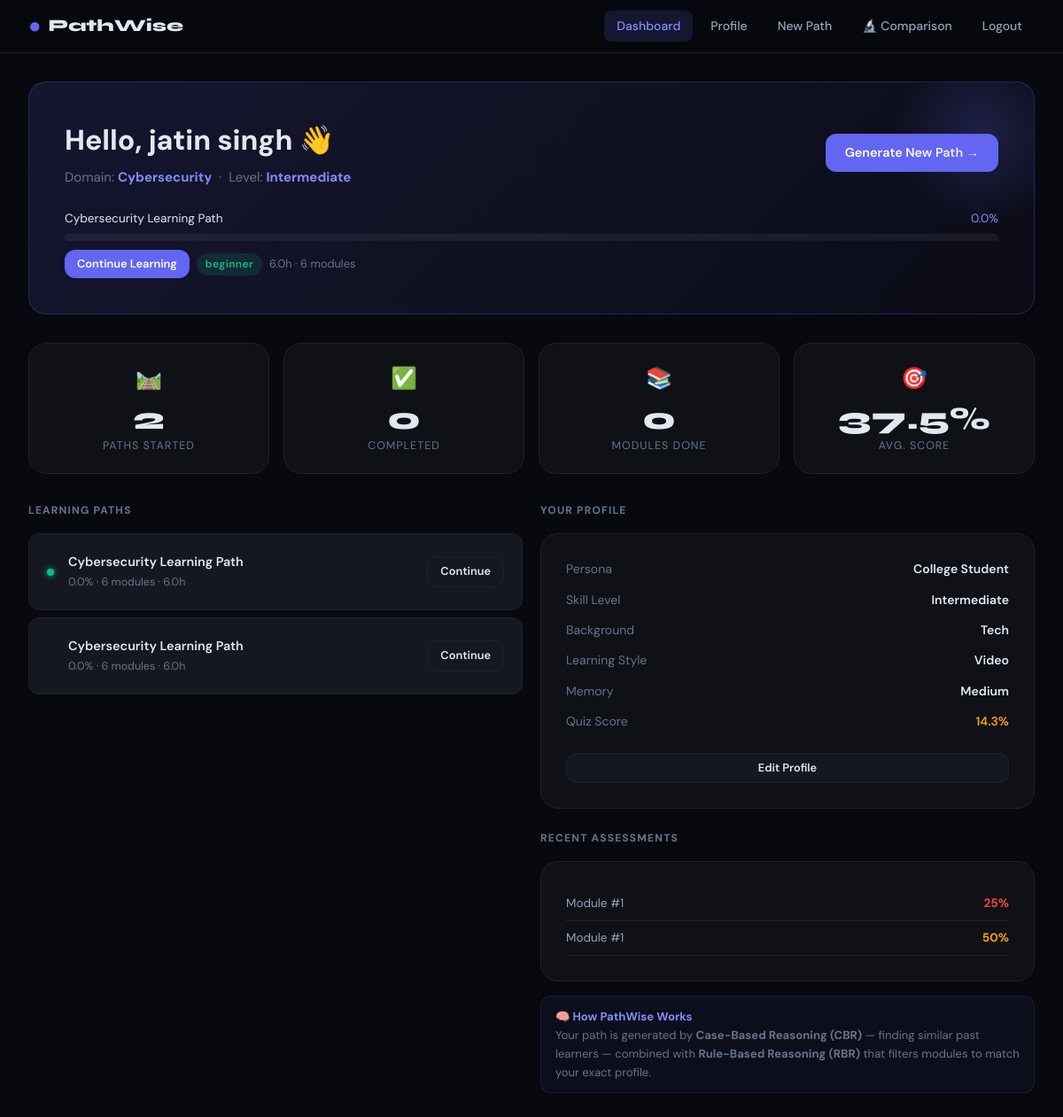
The app's page /dashboard (signed in) with its own data.
### models/user.py (models this page shows, shortened)
class User(UserMixin, db.Model):
    __tablename__ = 'users'
    id          = db.Column(db.Integer, primary_key=True)
    username    = db.Column(db.String(80),  unique=True, nullable=False)
    email       = db.Column(db.String(120), unique=True, nullable=False)
    password_hash = db.Column(db.String(256), nullable=False)
    full_name   = db.Column(db.String(150), nullable=True)
    created_at  = db.Column(db.DateTime, default=datetime.utcnow)
    last_login  = db.Column(db.DateTime, nullable=True)
    is_active   = db.Column(db.Boolean, default=True)
    profile       = db.relationship('LearnerProfile', backref='user', uselist=False, cascade='all, delete-orphan')
    learning_paths = db.relationship('LearningPath', backref='user', lazy=True, cascade='all, delete-orphan')

### models/profile.py (models this page shows, shortened)
class LearnerProfile(db.Model):
    __tablename__ = 'learner_profiles'
    id              = db.Column(db.Integer, primary_key=True)
    user_id         = db.Column(db.Integer, db.ForeignKey('users.id'), nullable=False, unique=True)
    persona         = db.Column(db.String(50),  nullable=False)   # college_student, professional, job_seeker, explorer
    learning_goal   = db.Column(db.Text,         nullable=False)   # Free-text goal
    goal_domain     = db.Column(db.String(100),  nullable=True)    # Classified domain (e.g., cybersecurity)
    skill_level     = db.Column(db.String(30),   nullable=False)   # beginner, intermediate, expert
    background      = db.Column(db.String(30),   nullable=False)   # tech, non_tech
    memory_capacity = db.Column(db.String(20),   nullable=False)   # short, medium, long
    learning_style  = db.Column(db.String(30),   nullable=False)   # theory, video, labs, project, mixed
    goal_embedding_json = db.Column(db.Text, nullable=True)        # BERT embedding stored as JSON
    quiz_score          = db.Column(db.Float, nullable=True)       # 0–100 score from quiz
    prior_knowledge     = db.Column(db.String(20), nullable=True)  # beginner/intermediate (from quiz)
    created_at = db.Column(db.DateTime, default=datetime.utcnow)
    updated_at = db.Column(db.DateTime, default=datetime.utcnow, onupdate=datetime.utcnow)
    SKILL_ORDINAL   = {'beginner': 0, 'intermediate': 1, 'expert': 2}
    MEMORY_ORDINAL  = {'short': 0, 'medium': 1, 'long': 2}
    STYLE_ORDINAL   = {'theory': 0, 'video': 1, 'labs': 2, 'project': 3, 'mixed': 4}
    PERSONA_ORDINAL = {'explorer': 0, 'college_student': 1, 'job_seeker': 2, 'professional': 3}

### models/learning_path.py (models this page shows, shortened)
class LearningPath(db.Model):
    __tablename__ = 'learning_paths'
    id              = db.Column(db.Integer, primary_key=True)
    user_id         = db.Column(db.Integer, db.ForeignKey('users.id'), nullable=False)
    title           = db.Column(db.String(300), nullable=False)
    domain          = db.Column(db.String(100), nullable=True)
    description     = db.Column(db.Text,        nullable=True)
    total_modules   = db.Column(db.Integer,     default=0)
    estimated_hours = db.Column(db.Float,       default=0.0)
    difficulty      = db.Column(db.String(30),  nullable=True)
    cbr_cases_used_json  = db.Column(db.Text, nullable=True)   # IDs of similar cases used
    cbr_similarity_json  = db.Column(db.Text, nullable=True)   # Similarity scores
    rbr_rules_applied_json = db.Column(db.Text, nullable=True) # Rules that were applied
    status          = db.Column(db.String(30), default='active')  # active, completed, abandoned
    is_current      = db.Column(db.Boolean,    default=True)
    completed_at    = db.Column(db.DateTime,   nullable=True)
    certificate_path = db.Column(db.String(500), nullable=True)
    created_at      = db.Column(db.DateTime,   default=datetime.utcnow)
    path_modules = db.relationship(
        'LearningPathModule', backref='learning_path',
        lazy=True, order_by='LearningPathModule.order_index',
        cascade='all, delete-orphan'
    )
    progress = db.relationship('Progress', backref='learning_path', lazy=True, cascade='all, delete-orphan')
    def get_completion_percentage(self) -> float:
        if not self.path_modules:
            return 0.0
        completed = sum(1 for pm in self.path_modules if pm.is_completed)
        return round((completed / len(self.path_modules)) * 100, 1)

class LearningPathModule(db.Model):
    __tablename__ = 'learning_path_modules'
    id              = db.Column(db.Integer, primary_key=True)
    learning_path_id = db.Column(db.Integer, db.ForeignKey('learning_paths.id'), nullable=False)
    module_id       = db.Column(db.Integer, db.ForeignKey('modules.id'), nullable=False)
    order_index     = db.Column(db.Integer, default=0)
    is_completed    = db.Column(db.Boolean, default=False)
    is_locked       = db.Column(db.Boolean, default=False)   # Locked until previous completed
    completed_at    = db.Column(db.DateTime, nullable=True)
    assessment_score = db.Column(db.Float,   nullable=True)   # Post-module quiz score
    module = db.relationship('Module', backref='path_entries', lazy=True)

### models/progress.py (models this page shows, shortened)
class ModuleAssessment(db.Model):
    __tablename__ = 'module_assessments'
    id                   = db.Column(db.Integer, primary_key=True)
    user_id              = db.Column(db.Integer, db.ForeignKey('users.id'), nullable=False)
    module_id            = db.Column(db.Integer, db.ForeignKey('modules.id'), nullable=False)
    learning_path_id     = db.Column(db.Integer, db.ForeignKey('learning_paths.id'), nullable=False)
    score                = db.Column(db.Float, nullable=False)         # 0–100
    answers_json         = db.Column(db.Text, nullable=True)           # User's answers
    time_taken_sec       = db.Column(db.Integer, nullable=True)
    passed               = db.Column(db.Boolean, default=False)
    attempt_number       = db.Column(db.Integer, default=1)
    completed_at         = db.Column(db.DateTime, default=datetime.utcnow)

### routes/dashboard.py (the view)
@dashboard_bp.route('/dashboard')
@login_required
def home():
    profile = current_user.profile
    active_path = LearningPath.query.filter_by(
        user_id=current_user.id, is_current=True
    ).first()
    all_paths = LearningPath.query.filter_by(user_id=current_user.id).order_by(
        LearningPath.created_at.desc()
    ).all()
    progress = None
    if active_path:
        progress = Progress.query.filter_by(
            user_id=current_user.id,
            learning_path_id=active_path.id
        ).first()
    recent_assessments = ModuleAssessment.query.filter_by(
        user_id=current_user.id
    ).order_by(ModuleAssessment.completed_at.desc()).limit(5).all()
    stats = {
        'paths_started': len(all_paths),
        'paths_completed': sum(1 for p in all_paths if p.status == 'completed'),
        'avg_score': 0,
        'total_modules_done': sum(p.modules_completed for p in
                                  [Progress.query.filter_by(user_id=current_user.id,
                                   learning_path_id=p.id).first()
                                   for p in all_paths] if p),
    }
    if recent_assessments:
        stats['avg_score'] = round(
            sum(a.score for a in recent_assessments) / len(recent_assessments), 1
        )
    return render_template('dashboard/home.html',
                           profile=profile,
                           active_path=active_path,
                           all_paths=all_paths,
                           progress=progress,
                           stats=stats,
                           recent_assessments=recent_assessments)

### templates/dashboard/home.html (shortened to what this page needs)
{% extends "base.html" %}
{% block content %}
<div class="main">
  <div class="welcome-banner">
    <div class="flex-between">
      <div>
        <div class="welcome-name">Hello, {{ current_user.full_name or current_user.username }} 👋</div>
        <div class="welcome-sub">
          {% if profile %}
            Domain: <strong style="color:var(--accent2);">{{ profile.goal_domain.replace('_',' ').title() if profile.goal_domain else 'Not set' }}</strong>
            &nbsp;·&nbsp; Level: <strong style="color:var(--accent2);">{{ profile.skill_level.title() if profile.skill_level else 'Not set' }}</strong>
          {% else %}
            Complete your profile to get started
          {% endif %}
        </div>
      </div>
      <div style="text-align:right;">
        {% if not profile %}
        <a href="{{ url_for('profile.create_profile') }}" class="btn btn-primary">Set up Profile →</a>
        {% elif profile.quiz_score is none %}
        <a href="{{ url_for('profile.quiz') }}" class="btn btn-primary">Take Quiz →</a>
        {% else %}
        <a href="{{ url_for('learning_path.generate') }}" class="btn btn-primary">Generate New Path →</a>
        {% endif %}
      </div>
    </div>
    {% if active_path %}
    <div class="path-progress-wrap">
      <div class="path-progress-label">
        <span>{{ active_path.title }}</span>
        <span style="color:var(--accent2);">{{ active_path.get_completion_percentage() }}%</span>
      </div>
      <div class="path-progress-bar-wrap">
      </div>
      <div style="margin-top:10px;display:flex;gap:8px;">
        <a href="{{ url_for('learning_path.view_path', path_id=active_path.id) }}" class="btn btn-sm btn-primary">
          Continue Learning
        </a>
        <span class="badge badge-{{ active_path.difficulty or 'intermediate' }}" style="align-self:center;">
          {{ active_path.difficulty or 'intermediate' }}
        </span>
        <span style="font-size:0.8rem;color:var(--text-muted);align-self:center;">
          {{ active_path.estimated_hours }}h · {{ active_path.total_modules }} modules
        </span>
      </div>
    </div>
    {% endif %}
  </div>
  <div class="stat-grid">
    <div class="card stat-card-item">
      <div class="stat-icon">🛤️</div>
      <div class="stat-value">{{ stats.paths_started }}</div>
      <div class="stat-label">Paths Started</div>
    </div>
    <div class="card stat-card-item">
      <div class="stat-icon">✅</div>
      <div class="stat-value">{{ stats.paths_completed }}</div>
      <div class="stat-label">Completed</div>
    </div>
    <div class="card stat-card-item">
      <div class="stat-icon">📚</div>
      <div class="stat-value">{{ stats.total_modules_done }}</div>
      <div class="stat-label">Modules Done</div>
    </div>
    <div class="card stat-card-item">
      <div class="stat-icon">🎯</div>
      <div class="stat-value">{{ stats.avg_score }}%</div>
      <div class="stat-label">Avg. Score</div>
    </div>
  </div>
  <div class="grid-2" style="align-items:start;">
    <div>
      <div class="section-label">Learning Paths</div>
      {% if all_paths %}
        {% for path in all_paths[:5] %}
        <div class="path-card">
          <div class="path-status-dot {{ path.status }}"></div>
          <div style="flex:1;min-width:0;">
            <div style="font-weight:600;font-size:0.9rem;white-space:nowrap;overflow:hidden;text-overflow:ellipsis;">
              {{ path.title }}
            </div>
            <div style="font-size:0.78rem;color:var(--text-muted);margin-top:2px;">
              {{ path.get_completion_percentage() }}% · {{ path.total_modules }} modules · {{ path.estimated_hours }}h
            </div>
          </div>
          <a href="{{ url_for('learning_path.view_path', path_id=path.id) }}" class="btn btn-sm btn-secondary">
            {{ 'View' if path.status == 'completed' else 'Continue' }}
          </a>
        </div>
        {% endfor %}
      {% endif %}
    </div>
    <div>
      {% if profile %}
      <div class="section-label">Your Profile</div>
      <div class="card mb-3">
        <div style="display:flex;flex-direction:column;gap:12px;">
          {% set profile_items = [
            ('Persona', profile.persona.replace('_',' ').title()),
            ('Skill Level', profile.skill_level.title()),
            ('Background', profile.background.replace('_',' ').title()),
            ('Learning Style', profile.learning_style.title()),
            ('Memory', profile.memory_capacity.title()),
          ] %}
          {% for label, value in profile_items %}
          <div style="display:flex;justify-content:space-between;align-items:center;font-size:0.875rem;">
            <span style="color:var(--text-muted);">{{ label }}</span>
            <span style="font-weight:600;">{{ value }}</span>
          </div>
          {% endfor %}
          {% if profile.quiz_score is not none %}
          <div style="display:flex;justify-content:space-between;align-items:center;font-size:0.875rem;">
            <span style="color:var(--text-muted);">Quiz Score</span>
            <span style="font-weight:600;color:{% if profile.quiz_score >= 50 %}var(--success){% else %}var(--warning){% endif %};">
              {{ profile.quiz_score }}%
            </span>
          </div>
          {% endif %}
        </div>
        <a href="{{ url_for('profile.create_profile') }}" class="btn btn-secondary btn-full btn-sm mt-3">Edit Profile</a>
      </div>
      {% endif %}
      {% if recent_assessments %}
      <div class="section-label">Recent Assessments</div>
      <div class="card">
        {% for a in recent_assessments %}
        <div style="display:flex;justify-content:space-between;align-items:center;padding:8px 0;border-bottom:1px solid var(--border);font-size:0.85rem;">
          <span style="color:var(--text-dim);">Module #{{ a.module_id }}</span>
          <span style="font-weight:700;color:{% if a.score >= 70 %}var(--success){% elif a.score >= 50 %}var(--warning){% else %}var(--error){% endif %};">
            {{ a.score|round|int }}%
          </span>
        </div>
        {% endfor %}
      </div>
      {% endif %}
      <div class="cbr-info mt-3">
        <strong style="color:var(--accent2);">🧠 How PathWise Works</strong><br>
        Your path is generated by <strong>Case-Based Reasoning (CBR)</strong> — finding similar past learners —
        combined with <strong>Rule-Based Reasoning (RBR)</strong> that filters modules to match your exact profile.
      </div>
    </div>
  </div>
</div>
{% endblock %}

### records on screen
User: full_name "jatin singh"
LearnerProfile: goal_domain.replace "Cybersecurity", skill_level "Intermediate", label "Skill Level", label "Background", background "Tech", label "Learning Style", learning_style "Video", label "Memory", memory_capacity "Medium", quiz_score "14.3"
LearningPath: title "Cybersecurity Learning Path", difficulty "beginner", estimated_hours "6.0", total_modules "6", get_completion_percentage "0.0", status "Continue"
LearningPathModule: get_completion_percentage "0.0"
LearningPath: title "Cybersecurity Learning Path", get_completion_percentage "0.0", total_modules "6", estimated_hours "6.0", status "Continue"
ModuleAssessment: module_id "1", score "25"
ModuleAssessment: module_id "1", score "50"

### other values on screen
{{ stats.paths_started }} "2"
{{ stats.paths_completed }} "0"
{{ stats.total_modules_done }} "0"
{{ stats.avg_score }} "37.5"
{{ label }} "Persona"
{{ value }} "College Student"
